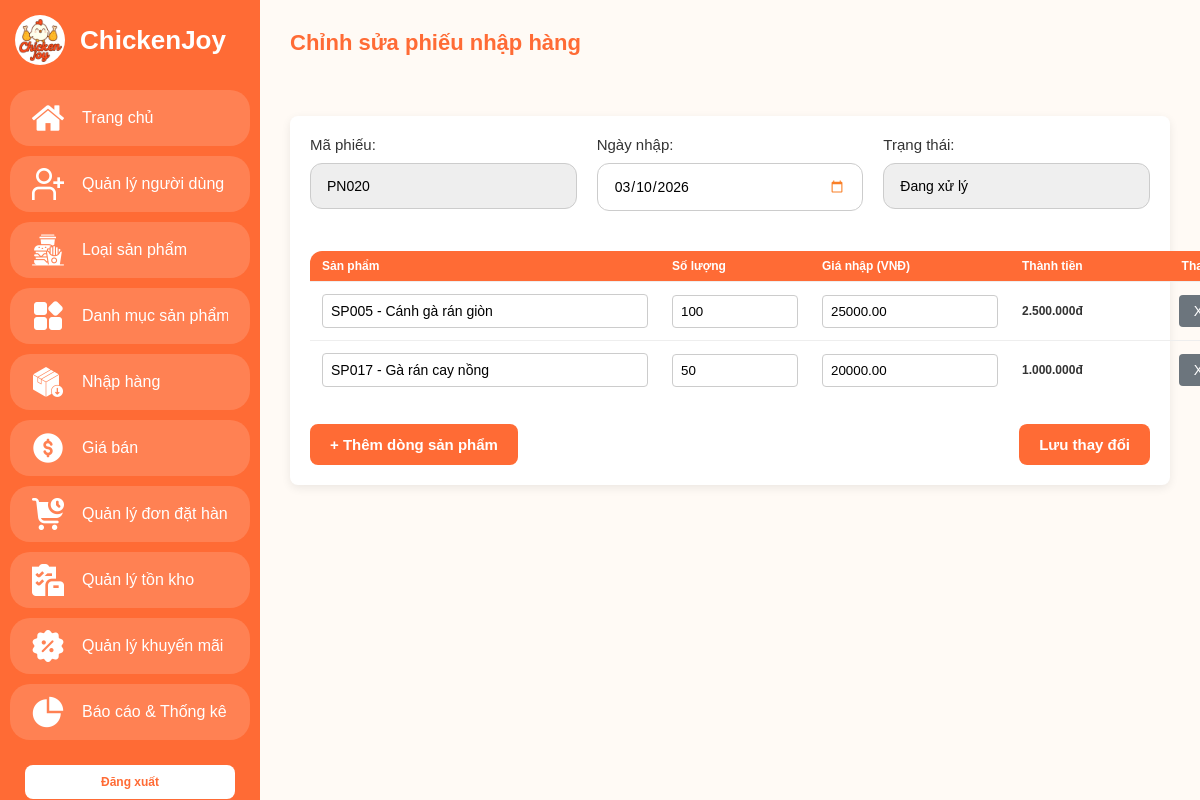
Page /admin/import-edit.php?id=20 on the committed database.
### tables this page shows
CREATE TABLE `import_receipts` (
  `id` INT(11) NOT NULL AUTO_INCREMENT,
  `receipt_code` VARCHAR(20) NOT NULL UNIQUE,  
  `import_date` DATE NOT NULL,
  `total_amount` DECIMAL(15, 2) DEFAULT 0.00,  
  `status` ENUM('pending', 'completed') DEFAULT 'pending',
  PRIMARY KEY (`id`)
);

CREATE TABLE `import_receipt_details` (
  `id` INT(11) NOT NULL AUTO_INCREMENT,
  `receipt_id` INT(11) NOT NULL,               
  `product_id` INT(11) NOT NULL,                
  `quantity` INT(11) NOT NULL,                  
  `import_price` DECIMAL(15, 2) NOT NULL,      
  `subtotal` DECIMAL(15, 2) GENERATED ALWAYS AS (`quantity` * `import_price`) STORED,
  PRIMARY KEY (`id`),
  FOREIGN KEY (`receipt_id`) REFERENCES `import_receipts`(`id`) ON DELETE CASCADE,
  FOREIGN KEY (`product_id`) REFERENCES `products`(`id`) ON DELETE RESTRICT
);

CREATE TABLE `products` (
  `id` int(11) NOT NULL AUTO_INCREMENT,
  `product_code` varchar(20) UNIQUE DEFAULT NULL,  
  `category_id` int(11) DEFAULT 1,                 
  `product_name` varchar(255) NOT NULL,            
  `description` text DEFAULT NULL,                 
  `unit` varchar(50) NOT NULL DEFAULT 'Phần',      
  `import_price` decimal(15, 2) DEFAULT 0.00,      
  `profit_rate` decimal(5, 2) DEFAULT 0.20,        
  `price` decimal(15, 2) NOT NULL,                 
  `stock` int(11) DEFAULT 0,                       
  `calories` int(11) DEFAULT 0,                    
  `protein` int(11) DEFAULT 0,                     
  `carbs` int(11) DEFAULT 0,                       
  `fat` int(11) DEFAULT 0,                         
  `image` varchar(255) DEFAULT 'default.jpg',      
  `is_new` tinyint(1) DEFAULT 0,                   
  `status` ENUM('active', 'hidden') DEFAULT 'active',
  `created_at` timestamp NOT NULL DEFAULT current_timestamp(),
  PRIMARY KEY (`id`),
  FOREIGN KEY (`category_id`) REFERENCES `categories`(`id`) ON DELETE RESTRICT
);

### admin/import-edit.php (the view, shortened to what this page needs)
<?php
require_once '../config/database.php';
if (isset($_GET['id'])) {
    $id = $_GET['id'];
    $sql_get = "SELECT * FROM import_receipts WHERE id = $id";
    $result = $conn->query($sql_get);
    if ($result->num_rows > 0) {
        $receipt = $result->fetch_assoc();
    } else {
        header("Location: import.php"); exit();
    }
} else { header("Location: import.php"); exit(); }
$sql_products = "SELECT id, product_name, product_code FROM products WHERE status = 'active'";
$result_products = $conn->query($sql_products);
$products_list = [];
while($p = $result_products->fetch_assoc()) {
    $products_list[] = $p;
}
$sql_details = "SELECT * FROM import_receipt_details WHERE receipt_id = $id";
$result_details = $conn->query($sql_details);
$current_details = [];
while($d = $result_details->fetch_assoc()) {
    $current_details[] = $d;
}
?>
<!DOCTYPE html>
<html lang="vi">
<head>
  <link rel="stylesheet" href="../assets/css/admin.css" />
</head>
<body class="admin-body">
  <?php include 'layout/sidebar.php'; ?>
  <main class="main-content">
    <header class="main-header">
      <h1>Chỉnh sửa phiếu nhập hàng</h1>
    </header>
    <section class="form-section">
      <form action="" method="POST" id="import-form" novalidate>
        <div style="display: flex; gap: 20px; margin-bottom: 20px;">
            <div class="form-group" style="flex: 1;">
                <label>Mã phiếu:</label>
                <input type="text" value="<?php echo $receipt['receipt_code']; ?>" readonly style="background: #eee;">
            </div>
            <div class="form-group" style="flex: 1;">
                <label>Ngày nhập:</label>
                <input type="date" name="import_date" value="<?php echo date('Y-m-d', strtotime($receipt['import_date'])); ?>" required>
            </div>
            <div class="form-group" style="flex: 1;">
                <label>Trạng thái:</label>
                <select name="status">
                    <option value="pending" selected>Đang xử lý</option>
                </select>
            </div>
        </div>
        <table class="data-table" id="product-table">
            <thead>
                <tr>
                    <th style="width: 35%;">Sản phẩm</th>
                    <th style="width: 15%;">Số lượng</th>
                    <th style="width: 20%;">Giá nhập (VNĐ)</th>
                    <th>Thành tiền</th>
                    <th>Thao tác</th>
                </tr>
            </thead>
            <tbody>
                <?php
                if(count($current_details) == 0):
                ?>
                <tr class="product-row">
                    <td>
                        <input type="text" list="product_list" class="combo-input" placeholder="Gõ tên hoặc mã SP..." onchange="updateProductId(this)" required>
                        <input type="hidden" name="product_id[]" class="hidden-id" required>
                    </td>
                    <td><input type="number" name="quantity[]" class="qty" min="0" value="1" style="width: 100%; padding: 8px; border-radius: 4px; border: 1px solid #ccc; outline: none;" required></td>
                    <td><input type="number" name="import_price[]" class="price" min="0" step="100" value="1000" style="width: 100%; padding: 8px; border-radius: 4px; border: 1px solid #ccc; outline: none;" required></td>
                    <td class="subtotal" style="font-weight: bold;">1.000đ</td>
                    <td><button type="button" class="btn-gray" onclick="removeRow(this)">Xóa</button></td>
                </tr>
                <?php
                else:
                    foreach($current_details as $detail):
                        $current_text = "";
                        foreach($products_list as $p) {
                            if ($p['id'] == $detail['product_id']) {
                                $current_text = $p['product_code'] . " - " . $p['product_name'];
                                break;
                            }
                        }
                ?>
                <tr class="product-row">
                    <td>
                        <input type="text" list="product_list" class="combo-input" placeholder="Gõ tên hoặc mã SP..." value="<?= $current_text ?>" onchange="updateProductId(this)" required>
                    </td>
                    <td><input type="number" name="quantity[]" class="qty" min="0" value="<?= $detail['quantity'] ?>" style="width: 100%; padding: 8px; border-radius: 4px; border: 1px solid #ccc; outline: none;" required></td>
                    <td><input type="number" name="import_price[]" class="price" min="0" step="100" value="<?= $detail['import_price'] ?>" style="width: 100%; padding: 8px; border-radius: 4px; border: 1px solid #ccc; outline: none;" required></td>
                    <td class="subtotal" style="font-weight: bold;"><?= number_format($detail['quantity'] * $detail['import_price'], 0, ',', '.') ?>đ</td>
                    <td><button type="button" class="btn-gray" onclick="removeRow(this)">Xóa</button></td>
                </tr>
                <?php
                    endforeach;
                endif;
                ?>
            </tbody>
        </table>
        <div class="form-actions" style="margin-top: 25px; display: flex; justify-content: space-between;">
            <button type="button" id="add-row" class="btn-primary">+ Thêm dòng sản phẩm</button>
            <button type="submit" class="btn-primary">Lưu thay đổi</button>
        </div>
      </form>
    </section>
  </main>
</body>
</html>

### assets/css/admin.css (style rules this page uses)
:root { --main-color: #ff6b35; }
* { box-sizing: border-box; margin: 0; padding: 0; font-family: "Poppins", sans-serif; }
body.admin-body { display: flex; align-items: stretch; min-height: 100vh; background: #fffaf5;; color: #333; font-size: 13px; }
.main-content { flex: 1; margin-left: 120px; padding: 30px; transition: margin-left 0.3s ease; overflow-y: auto; overflow-x: auto; min-height: 100vh; background: #fffaf5; }
.main-header { display: flex; justify-content: space-between; align-items: center; margin-bottom: 30px; min-width: 1000px; }
.main-header h1 { font-size: 22px; color: var(--main-color); white-space: nowrap; }
.data-table { width: 100%; min-width: 1000px; font-size: 13px; border-collapse: separate; border-spacing: 0; }
.data-table th { background: var(--main-color); color: #fff; padding: 8px 12px; text-align: left; border-bottom: 1px solid #eee; }
.data-table td { padding: 12px; border-bottom: 1px solid #eee; text-align: left; vertical-align: middle; }
.data-table th:first-child { border-top-left-radius: 12px; }
.data-table th:last-child { border-top-right-radius: 12px; }
.data-table tr:last-child td:first-child { border-bottom-left-radius: 12px; }
.data-table tr:last-child td:last-child { border-bottom-right-radius: 12px; }
.data-table tr:last-child td { border-bottom: none; }
.data-table th:last-child, .data-table td:last-child { min-width: 190px; vertical-align: middle; text-align: center; }
.form-section { background: #fff; padding: 20px; border-radius: 8px; margin-top: 25px; box-shadow: 0 3px 10px rgba(0,0,0,0.08); }
.form-group { margin-bottom: 20px; }
.form-group label { display: block; font-weight: 500; margin-bottom: 10px; color: #333; font-size: 15px; }
.form-group input, .form-group select, .form-group textarea { width: 100%; padding: 14px 16px; border-radius: 12px; border: 1px solid #ccc; outline: none; transition: border 0.2s; font-size: 14px; }
.form-group select { background-repeat: no-repeat; background-position: right 15px center; background-size: 12px; padding-right: 30px; cursor: pointer; -moz-appearance: none; -webkit-appearance: none; appearance: none; }
.form-actions { display: flex; gap: 10px; margin-top: 30px; }
.form-actions .btn-primary, .form-actions .btn-cancel { width: auto; min-width: 120px; padding: 12px 20px; text-decoration: none; display: inline-flex; justify-content: center; align-items: center; }
.form-actions .btn-primary { font-size: 15px; font-weight: 600; }
.btn-primary, a.btn-primary { background: var(--main-color); color: #fff; padding: 10px 16px; border: none; border-radius: 8px; cursor: pointer; font-weight: 500; transition: background 0.2s; text-decoration: none; font-size: 14px; display: inline-flex; align-items: center; justify-content: center; white-space: nowrap; }
.btn-gray { display: inline-block; padding: 8px 15px; border-radius: 4px; text-decoration: none; background: #6c757d; color: white; border: none; font-family: inherit; font-size: 14px; cursor: pointer; transition: background 0.3s; }
.combo-input { width: 100%; padding: 8px; border-radius: 4px; border: 1px solid #ccc; font-family: inherit; font-size: 14px; }
@media (max-width: 1200px) { body.admin-body, .data-table { font-size: 12px; } }
input[type=number] { -moz-appearance: textfield; }
h1 { color: #ff6f3c; text-align: center; margin-bottom: 30px; }

### rows in the picture
import_receipts: receipt_code "PN020", import_date "03/10/2026"
import_receipt_details: product.product_name "SP005 - Cánh gà rán giòn", quantity "100", import_price "25000.00", $detail['quantity'] * $detail['import_price'] "2.500.000"
import_receipt_details: product.product_name "SP017 - Gà rán cay nồng", quantity "50", import_price "20000.00", $detail['quantity'] * $detail['import_price'] "1.000.000"
